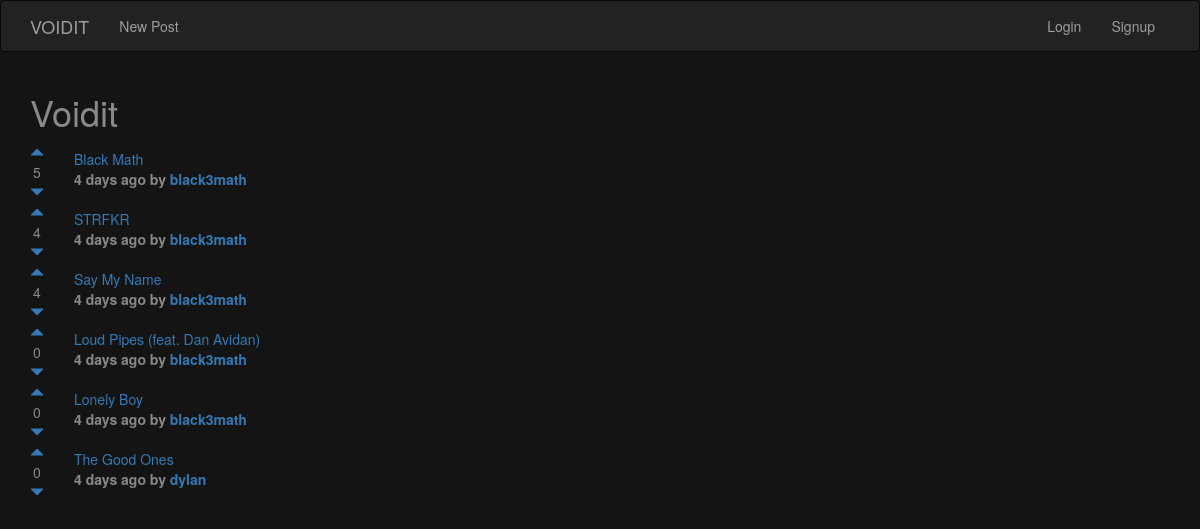
The page / on the database its author committed.
### posts/models.py (models this page shows, shortened)
class Post(models.Model):
	title = models.CharField(max_length=200)
	url = models.TextField()
	pub_date = models.DateTimeField()
	author = models.ForeignKey(User)
	votes_total = models.IntegerField(default=0)

### posts/views.py (the view)
# urls.py: url(r'^$', views.home, name='home'),
def home(request):
	posts = Post.objects.order_by('-votes_total')
	return render(request, 'posts/home.html', {'posts':posts})

### posts/templatetags/postsTags.py (called while the page is built)
@register.filter
def timesincemin(value):
    return timesince(value).split(', ')[0]

### posts/templates/posts/home.html (shortened to what this page needs)
<!DOCTYPE html>
<html lang="en">
  <head>
    <link rel="stylesheet" href="https://maxcdn.bootstrapcdn.com/bootstrap/3.3.7/css/bootstrap.min.css">
  </head>
	<body style="background-color:#141414; color:#8A8888;" >
		{% extends 'navigationBar.html' %}
		{% block content %}
		<div class="container">
			<h1>Voidit</h1>
			{% load postsTags %}
			<div>
				{% for post in posts.all %}
				<div style="overflow:auto;display:flex;align-items:center;">
					<div style="float:left;">
						<a href="#" onClick="document.getElementById('upvote{{ post.id }}').submit()"><span class="glyphicon glyphicon-triangle-top" aria-hidden="true"></span></a></br>
						<div style="text-align:center;">{{ post.votes_total }}</div>
						<a href="#" onClick="document.getElementById('downvote{{ post.id }}').submit()"><span class="glyphicon glyphicon-triangle-bottom" aria-hidden="true"></span></a>
					</div>
					<div style="padding-left:30px;">
						<a href="{{ post.url }}">{{ post.title }}</a></br>
						<label>{{ post.pub_date|timesincemin }} ago by <a href="{% url 'posts:userPosts' post.author.id %}">{{ post.author.username }}</a></label>
					</div>
				</div>
				{% endfor %}
			</div>
		</div>
		{% endblock %}

### templates/navigationBar.html (shortened to what this page needs)
<nav class="navbar navbar-inverse">
	<div class="container">
		<div class="navbar-header">
			<a class="navbar-brand" href="{% url 'home' %}">VOIDIT</a>
		</div>
		<div class="collapse navbar-collapse" id="myNav">
			<ul class="nav navbar-nav">
				<li><a href="{% url 'posts:newPost' %}">New Post</a></li>
			</ul>
			<ul class="nav navbar-nav navbar-right">
				{% if user.is_authenticated %}
				<li><a href="#">Hello, {{ user.username }}</a></li>
				<li>
					<a href="#" onClick="document.getElementById('logout').submit()">Logout</a>
					<form method="POST" id="logout" action="{% url 'accounts:logout' %}">
						{% csrf_token %}
						<input type="hidden" value="logout" />
					</form>
				</li>
				{% else %}
				<li><a href="{% url 'accounts:login' %}">Login</a></li>
				<li><a href="{% url 'accounts:signup' %}">Signup</a></li>
				{% endif %}
			</ul>
		</div>
	</div>
</nav>
{% block content %}
{% endblock %}

### rows shown on the page
Post: votes_total "5", title "Black Math", pub_date "4 days", author.username "black3math"
Post: votes_total "4", title "STRFKR", pub_date "4 days", author.username "black3math"
Post: votes_total "4", title "Say My Name", pub_date "4 days", author.username "black3math"
Post: votes_total "0", title "Loud Pipes (feat. Dan Avidan)", pub_date "4 days", author.username "black3math"
Post: votes_total "0", title "Lonely Boy", pub_date "4 days", author.username "black3math"
Post: votes_total "0", title "The Good Ones", pub_date "4 days", author.username "dylan"
